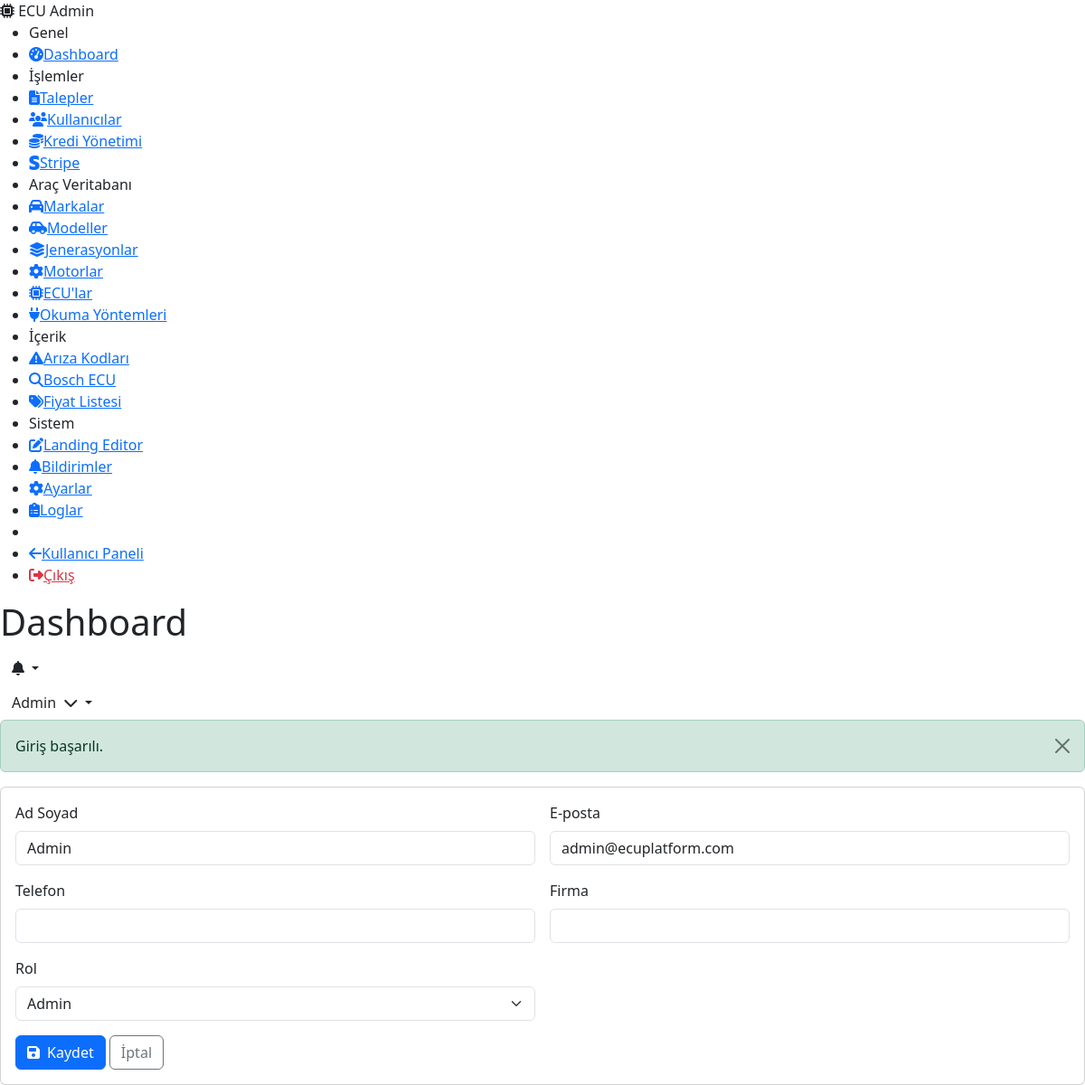
Page /admin/users/1/edit (signed in) on the committed database.
### tables this page shows
CREATE TABLE IF NOT EXISTS `users` (
    `id`             INT UNSIGNED AUTO_INCREMENT PRIMARY KEY,
    `name`           VARCHAR(100)  NOT NULL,
    `email`          VARCHAR(191)  NOT NULL,
    `password`       VARCHAR(255)  NOT NULL,
    `phone`          VARCHAR(20)   DEFAULT NULL,
    `company`        VARCHAR(150)  DEFAULT NULL,
    `avatar`         VARCHAR(255)  DEFAULT NULL,
    `credit_balance` INT           NOT NULL DEFAULT 0,
    `role`           ENUM('user','admin') NOT NULL DEFAULT 'user',
    `email_token`    VARCHAR(64)   DEFAULT NULL,
    `email_verified` TINYINT(1)   NOT NULL DEFAULT 0,
    `reset_token`    VARCHAR(64)   DEFAULT NULL,
    `reset_expires`  DATETIME      DEFAULT NULL,
    `is_active`      TINYINT(1)   NOT NULL DEFAULT 1,
    `created_at`     DATETIME      NOT NULL DEFAULT CURRENT_TIMESTAMP,
    `updated_at`     DATETIME      NOT NULL DEFAULT CURRENT_TIMESTAMP ON UPDATE CURRENT_TIMESTAMP,
    UNIQUE KEY `uk_users_email`       (`email`),
    INDEX `idx_users_role`            (`role`),
    INDEX `idx_users_reset_token`     (`reset_token`),
    INDEX `idx_users_email_token`     (`email_token`)
);

### core/Controller.php (called while the page is built, shortened)
<?php
abstract class Controller
{
    protected function view(string $view, array $data = [], string $layout = 'app'): void
    {
        View::render($view, $data, $layout);
    }
}

### app/Controllers/Admin/UserController.php (called while the page is built, shortened)
<?php
final class UserController extends Controller
{
    private UserRepository $userRepo;
    public function __construct()
    {
        $this->userRepo = new UserRepository();
    }
    public function edit(Request $request, string $id): void
    {
        $user = $this->userRepo->findById((int) $id);
        $this->view('admin/users/edit', [
            'pageTitle'   => 'Kullanıcı Düzenle',
            'currentPage' => 'admin-users',
            'user'        => $user,
        ], 'admin');
    }
}

### core/App.php (called while the page is built, shortened)
<?php
final class App
{
    private Router $router;
    private Request $request;
    public function __construct(string $basePath)
    {
        $this->bootstrap();
    }
    private function bootstrap(): void
    {
        View::share('auth_user', $this->getAuthUser());
        $this->request = new Request();
        $this->router  = new Router();
    }
    private function getAuthUser(): ?array
    {
        try {
            $db = Database::getInstance();
            return $db->fetch(
                'SELECT id, name, email, phone, company, avatar, credit_balance, role, is_active FROM users WHERE id = ?',
                [Session::userId()]
            );
        } catch (\Throwable) {
            return null;
        }
    }
    public function run(): void
    {
        $matched = $this->router->resolve($this->request);
        $this->executeMiddleware($matched['middleware'], function () use ($matched) {
            $this->dispatch($matched['action'], $matched['params']);
        });
    }
    private function executeMiddleware(array $middleware, callable $final): void
    {
        $middlewareStack = array_reverse($middleware);
        $next = $final;
        foreach ($middlewareStack as $mw) {
            $currentNext = $next;
            $next = function () use ($mw, $currentNext) {
                $instance = new $mw();
                $instance->handle($this->request, $currentNext);
            };
        }
        $next();
    }
    private function dispatch(string $action, array $params): void
    {
        [$controllerClass, $method] = explode('@', $action);
        $controller = new $controllerClass();
        $controller->$method($this->request, ...array_values($params));
    }
}

### app/Middleware/AdminMiddleware.php (called while the page is built, shortened)
<?php
final class AdminMiddleware extends Middleware
{
    public function handle(Request $request, callable $next): void
    {
        $next();
    }
}

### app/Middleware/AuthMiddleware.php (called while the page is built, shortened)
<?php
final class AuthMiddleware extends Middleware
{
    public function handle(Request $request, callable $next): void
    {
        $next();
    }
}

### index.php (called while the page is built, shortened)
<?php
$app = new Core\App(BASE_PATH);
$app->run();

### core/Database.php (called while the page is built, shortened)
<?php
final class Database
{
    private static ?Database $instance = null;
    private PDO $pdo;
    private function __construct()
    {
        $config = Config::get('database');
        $dsn = sprintf(
            'mysql:host=%s;port=%s;dbname=%s;charset=%s',
            $config['host'],
            $config['port'],
            $config['name'],
            $config['charset']
        );
        try {
            $this->pdo = new PDO($dsn, $config['username'], $config['password'], [
                PDO::ATTR_ERRMODE            => PDO::ERRMODE_EXCEPTION,
                PDO::ATTR_DEFAULT_FETCH_MODE => PDO::FETCH_ASSOC,
                PDO::ATTR_EMULATE_PREPARES   => false,
                PDO::ATTR_STRINGIFY_FETCHES  => false,
            ]);
        } catch (PDOException $e) {
            throw new PDOException('Veritabanı bağlantı hatası: ' . $e->getMessage());
        }
    }
    public static function getInstance(): self
    {
        if (self::$instance === null) {
            self::$instance = new self();
        }
        return self::$instance;
    }
    public function query(string $sql, array $params = []): \PDOStatement
    {
        $stmt = $this->pdo->prepare($sql);
        $stmt->execute($params);
        return $stmt;
    }
    public function fetch(string $sql, array $params = []): ?array
    {
        $result = $this->query($sql, $params)->fetch();
        return $result ?: null;
    }
}

### app/Repositories/UserRepository.php (called while the page is built, shortened)
<?php
final class UserRepository implements UserRepositoryInterface
{
    private Database $db;
    public function __construct()
    {
        $this->db = Database::getInstance();
    }
    public function findById(int $id): ?array
    {
        return $this->db->fetch('SELECT * FROM users WHERE id = ?', [$id]);
    }
}

### core/Config.php (called while the page is built, shortened)
<?php
final class Config
{
    private static array $config = [];
    public static function load(string $basePath): void
    {
        $configPath = $basePath . '/config';
        $files = glob($configPath . '/*.php');
        $skip = ['routes', 'services'];
        foreach ($files as $file) {
            $key = basename($file, '.php');
            if (in_array($key, $skip, true)) {
                continue;
            }
            self::$config[$key] = require $file;
        }
    }
    public static function get(string $key, mixed $default = null): mixed
    {
        $keys  = explode('.', $key);
        $value = self::$config;
        foreach ($keys as $k) {
            if (!is_array($value) || !array_key_exists($k, $value)) {
                return $default;
            }
            $value = $value[$k];
        }
        return $value;
    }
}

### resources/views/admin/users/edit.php (the view, shortened to what this page needs)
<?php $pageTitle = 'Kullanıcı Düzenle'; $currentPage = 'admin-users'; ?>
<div class="card"><div class="card-body">
    <form method="POST" action="/admin/users/<?= $user['id'] ?>/update">
        <div class="row g-3">
            <div class="col-md-6"><label class="form-label">Ad Soyad</label><input type="text" class="form-control" name="name" value="<?= \Core\View::escape($user['name']) ?>" required></div>
            <div class="col-md-6"><label class="form-label">E-posta</label><input type="email" class="form-control" name="email" value="<?= \Core\View::escape($user['email']) ?>" required></div>
            <div class="col-md-6"><label class="form-label">Telefon</label><input type="text" class="form-control" name="phone" value="<?= \Core\View::escape($user['phone'] ?? '') ?>"></div>
            <div class="col-md-6"><label class="form-label">Firma</label><input type="text" class="form-control" name="company" value="<?= \Core\View::escape($user['company'] ?? '') ?>"></div>
            <div class="col-md-6"><label class="form-label">Rol</label><select class="form-select" name="role"><option value="admin" <?= $user['role'] === 'admin' ? 'selected' : '' ?>>Admin</option></select></div>
        </div>
        <div class="mt-3"><button type="submit" class="btn btn-primary"><i class="fas fa-save me-2"></i>Kaydet</button> <a href="/admin/users/<?= $user['id'] ?>" class="btn btn-outline-secondary">İptal</a></div>
    </form>
</div></div>

### resources/views/partials/header.php (shortened to what this page needs)
<header class="app-header">
    <div class="header-left">
        <h1 class="page-title"><?= \Core\View::escape($pageTitle ?? 'Dashboard') ?></h1>
    </div>
    <div class="header-right">
        <div class="header-notification dropdown">
            <button class="btn btn-icon dropdown-toggle" data-bs-toggle="dropdown" id="notifDropdown">
                <i class="fas fa-bell"></i>
            </button>
        </div>
        <div class="header-user dropdown">
            <button class="btn dropdown-toggle" data-bs-toggle="dropdown">
                <span class="d-none d-md-inline"><?= \Core\View::escape($auth_user['name'] ?? '') ?></span>
                <i class="fas fa-chevron-down ms-1"></i>
            </button>
        </div>
    </div>
</header>

### rows in the picture
users: name "Admin", email "admin@ecuplatform.com", role "Admin"

### other values in the picture
self::escape($success) "Giriş başarılı."
